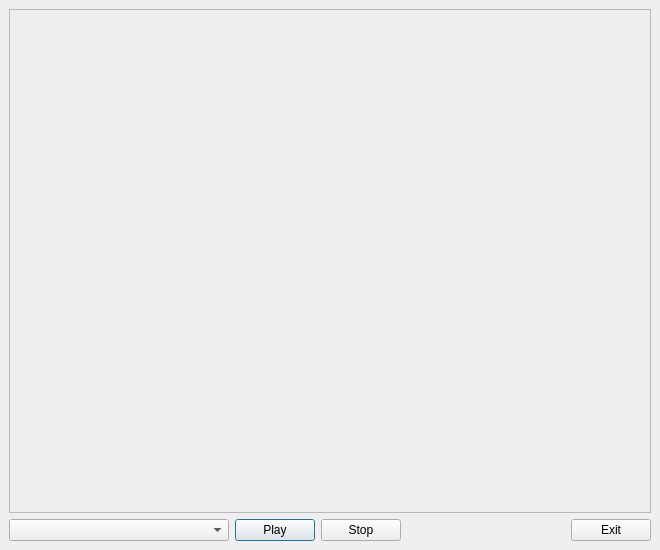
<ui version="4.0" >
 <class>TTPreviewWidget</class>
 <widget class="QDialog" name="TTPreviewWidget" >
  <property name="geometry" >
   <rect>
    <x>0</x>
    <y>0</y>
    <width>660</width>
    <height>550</height>
   </rect>
  </property>
  <property name="sizePolicy" >
   <sizepolicy vsizetype="Fixed" hsizetype="Fixed" >
    <horstretch>0</horstretch>
    <verstretch>0</verstretch>
   </sizepolicy>
  </property>
  <property name="minimumSize" >
   <size>
    <width>660</width>
    <height>550</height>
   </size>
  </property>
  <property name="maximumSize" >
   <size>
    <width>660</width>
    <height>550</height>
   </size>
  </property>
  <property name="windowTitle" >
   <string>TTCut - Preview</string>
  </property>
  <layout class="QGridLayout" >
   <property name="leftMargin" >
    <number>9</number>
   </property>
   <property name="topMargin" >
    <number>9</number>
   </property>
   <property name="rightMargin" >
    <number>9</number>
   </property>
   <property name="bottomMargin" >
    <number>9</number>
   </property>
   <property name="horizontalSpacing" >
    <number>6</number>
   </property>
   <property name="verticalSpacing" >
    <number>6</number>
   </property>
   <item row="1" column="0" >
    <layout class="QHBoxLayout" >
     <property name="spacing" >
      <number>6</number>
     </property>
     <property name="leftMargin" >
      <number>0</number>
     </property>
     <property name="topMargin" >
      <number>0</number>
     </property>
     <property name="rightMargin" >
      <number>0</number>
     </property>
     <property name="bottomMargin" >
      <number>0</number>
     </property>
     <item>
      <widget class="QComboBox" name="cbCutPreview" >
       <property name="sizePolicy" >
        <sizepolicy vsizetype="Fixed" hsizetype="Minimum" >
         <horstretch>0</horstretch>
         <verstretch>0</verstretch>
        </sizepolicy>
       </property>
       <property name="minimumSize" >
        <size>
         <width>220</width>
         <height>0</height>
        </size>
       </property>
       <property name="maximumSize" >
        <size>
         <width>220</width>
         <height>16777215</height>
        </size>
       </property>
      </widget>
     </item>
     <item>
      <widget class="QPushButton" name="pbPlay" >
       <property name="text" >
        <string>Play</string>
       </property>
       <property name="icon" >
        <iconset resource="previewwidget.qrc" >:/pixmaps/pixmaps/play_18.xpm</iconset>
       </property>
      </widget>
     </item>
     <item>
      <widget class="QPushButton" name="pbStop" >
       <property name="text" >
        <string>Stop</string>
       </property>
       <property name="icon" >
        <iconset resource="previewwidget.qrc" >:/pixmaps/pixmaps/stop_18.xpm</iconset>
       </property>
      </widget>
     </item>
     <item>
      <spacer>
       <property name="orientation" >
        <enum>Qt::Horizontal</enum>
       </property>
       <property name="sizeHint" >
        <size>
         <width>71</width>
         <height>20</height>
        </size>
       </property>
      </spacer>
     </item>
     <item>
      <widget class="QPushButton" name="pbExit" >
       <property name="text" >
        <string>Exit</string>
       </property>
       <property name="icon" >
        <iconset resource="previewwidget.qrc" >:/pixmaps/pixmaps/fileclose_18.xpm</iconset>
       </property>
      </widget>
     </item>
    </layout>
   </item>
   <item row="0" column="0" >
    <widget class="QFrame" name="videoFrame" >
     <property name="frameShape" >
      <enum>QFrame::StyledPanel</enum>
     </property>
     <property name="frameShadow" >
      <enum>QFrame::Sunken</enum>
     </property>
    </widget>
   </item>
  </layout>
 </widget>
 <resources>
  <include location="previewwidget.qrc" />
 </resources>
 <connections/>
</ui>
